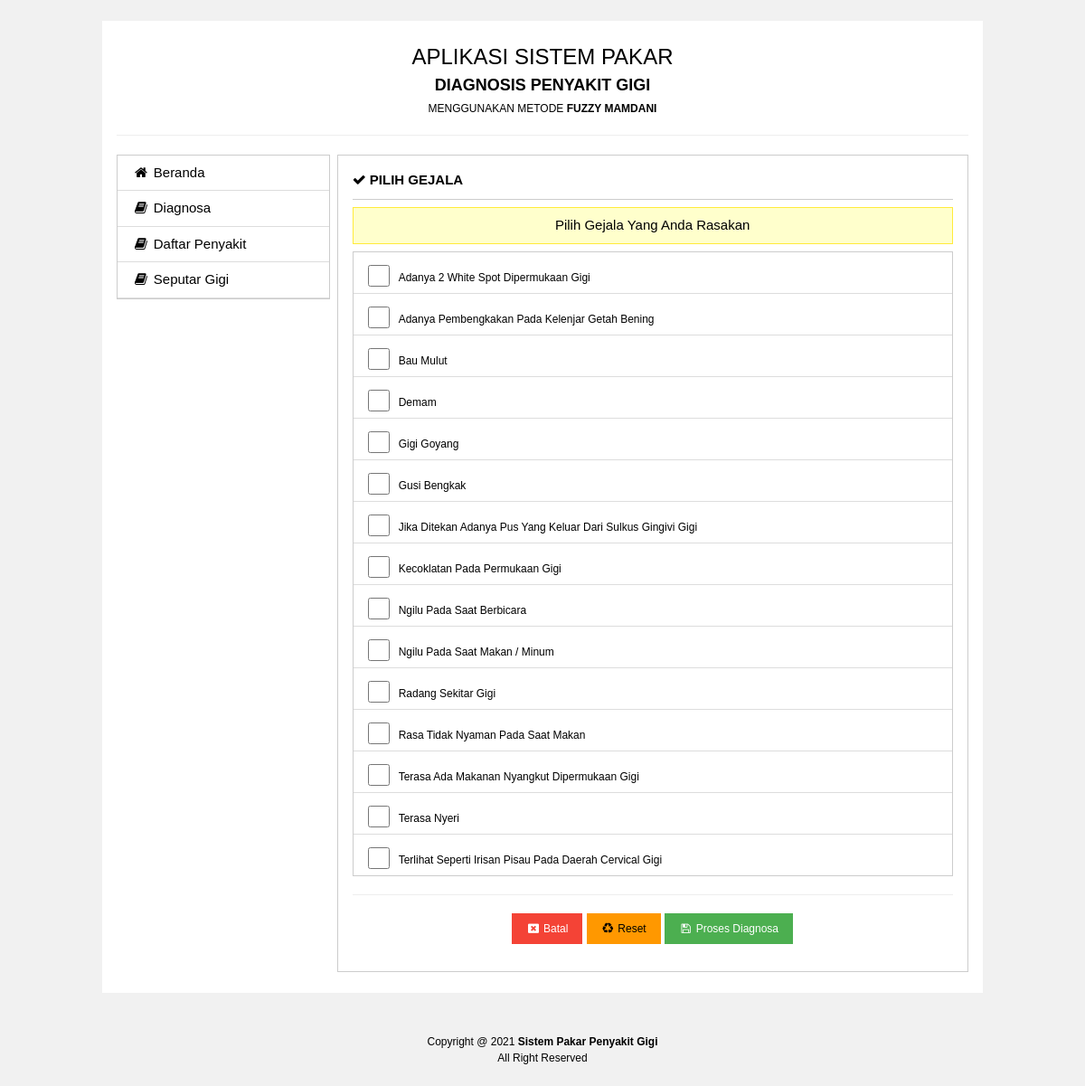
The page /diagnosa_mulai.php on the database its author committed.
### tables this page shows
CREATE TABLE `gejala` (
  `kd_gejala` varchar(30) NOT NULL,
  `gejala` text NOT NULL
);

### diagnosa_mulai.php (the view, shortened to what this page needs)
<!DOCTYPE html>
<html>
<head>
<link rel="stylesheet" href="assets/w3.css">
<link href="assets/plugins/font-awesome/css/font-awesome.min.css" rel="stylesheet">
</head>
<body class="w3-light-gray">
<br>
<div class="w3-container w3-light-gray">
	<div class="w3-row">
    	<div class="w3-col l1">&nbsp;</div>
        <div class="w3-col l10 w3-white">
        	<div class="w3-container"><br>
            	<div class="w3-row">
                	<div class="w3-col l12 w3-center">
                    	<div class="w3-xlarge">APLIKASI SISTEM PAKAR</div>
                        <div class="w3-large"><strong>DIAGNOSIS PENYAKIT GIGI</strong></div>
                        <div class="w3-small" style="margin-top:3px;">MENGGUNAKAN METODE <strong>FUZZY MAMDANI</strong></div>
                    </div>
                </div>
                <hr>
            </div>
            <div class="w3-container">
            	<div class="w3-row">
                	<div class="w3-col l3">
                    	<div>
                        	<ul class="w3-ul w3-hoverable w3-border">
  <a href="index.php" style="text-decoration:none"><li style="border-bottom:1px solid #DDD;"><i class="fa fa-home fa-fw"></i> Beranda</li></a>
  <a href="diagnosa_create.php" style="text-decoration:none"><li style="border-bottom:1px solid #DDD;"><i class="fa fa-book fa-fw"></i> Diagnosa</li></a>
  <a href="penyakit_read.php" style="text-decoration:none"><li style="border-bottom:1px solid #DDD;"><i class="fa fa-book fa-fw"></i> Daftar Penyakit</li></a>
  <a href="informasi_read.php" style="text-decoration:none"><li style="border-bottom:1px solid #DDD;"><i class="fa fa-book fa-fw"></i> Seputar Gigi</li></a>
</ul>
                        </div>
                    </div>
                    <div class="w3-col l9" style="padding-left:8px;">
                    	<div class="w3-border w3-padding">
                        <div class="w3-border-bottom" style="padding-bottom:10px; margin-top:8px;"><strong><i class="fa fa-check"></i> PILIH GEJALA</strong></div>
                        <div class="w3-padding w3-center w3-border w3-border-yellow w3-pale-yellow w3-small" style="margin-top:8px;">
                        <div class="w3-medium">Pilih Gejala Yang Anda Rasakan</div>
                        </div>
<form method="post" name="form" target="_self" action="diagnosa_cek.php">
<ul style="list-style:none; margin-top:8px;" class="w3-ul w3-border">
    <?php
	include "koneksi.php";
	$query=mysqli_query($koneksi, "SELECT * FROM gejala ORDER BY gejala ASC") or die("Query Error..!" .mysql_error);
	while ($row=mysqli_fetch_array($query)){
	?>
    	<li class="w3-small w3-justify"><input style="cursor:pointer" type="checkbox" class="w3-check" name="gejala[]" id="gejala" value="<?php echo $row['kd_gejala'];?>"><span style="margin-left:10px;"><?php echo $row['gejala'];?></span></li>
		 <?php } ?>
         </ul>
         <hr>
  <div class="w3-center">
  <a href="diagnosa_create.php" style="cursor:pointer" class="w3-btn w3-small w3-red"><i class="fa fa-times-rectangle fa-fw"></i> Batal</a> <button type="reset" class="w3-btn w3-small w3-orange"><i class="fa fa-recycle fa-fw"></i> Reset</button> <button type="submit" class="w3-btn w3-small w3-green"><i class="fa fa-save fa-fw"></i> Proses Diagnosa</button>
  </div>
</form>
             <br>
                        </div>
                    </div>
                </div>
            </div><br>
        </div>
        <div class="w3-col l1">&nbsp;</div>
    </div>
</div><br>
<br>
<div class="w3-center w3-small">Copyright @ 2021 <strong>Sistem Pakar Penyakit Gigi</strong><br>
All Right Reserved</div>
<br>
</body>
</html>

### assets/w3.css (style rules this page uses)
*,*:before,*:after { box-sizing:inherit }
html { -ms-text-size-adjust:100%;-webkit-text-size-adjust:100% }
body { margin:0 }
a { background-color:transparent;-webkit-text-decoration-skip:objects }
hr { box-sizing:content-box;height:0;overflow:visible }
button,input,select,textarea { font:inherit;margin:0 }
button,input { overflow:visible }
button,select { text-transform:none }
button,html [type=button],[type=reset],[type=submit] { -webkit-appearance:button }
[type=checkbox],[type=radio] { padding:0 }
html,body { font-family:Verdana,sans-serif;font-size:15px;line-height:1.5 }
html { overflow-x:hidden }
hr { border:0;border-top:1px solid #eee;margin:20px 0 }
a { color:inherit }
.w3-btn,.w3-button { border:none;display:inline-block;padding:8px 16px;vertical-align:middle;overflow:hidden;text-decoration:none;color:inherit;background-color:inherit;text-align:center;cursor:pointer;white-space:nowrap }
.w3-btn,.w3-button { -webkit-touch-callout:none;-webkit-user-select:none;-khtml-user-select:none;-moz-user-select:none;-ms-user-select:none;user-select:none }
.w3-ul { list-style-type:none;padding:0;margin:0 }
.w3-ul li { padding:8px 16px;border-bottom:1px solid #ddd }
.w3-ul li:last-child { border-bottom:none }
.w3-check,.w3-radio { width:24px;height:24px;position:relative;top:6px }
.w3-container:after,.w3-container:before,.w3-panel:after,.w3-panel:before,.w3-row:after,.w3-row:before,.w3-row-padding:after,.w3-row-padding:before, .w3-cell-row:before,.w3-cell-row:after,.w3-clear:after,.w3-clear:before,.w3-bar:before,.w3-bar:after { content:"";display:table;clear:both }
.w3-col,.w3-half,.w3-third,.w3-twothird,.w3-threequarter,.w3-quarter { float:left;width:100% }
@media (min-width:993px) { .w3-col.l1 { width:8.33333% } }
@media (min-width:993px) { .w3-col.l3 { width:24.99999% } }
@media (min-width:993px) { .w3-col.l9 { width:74.99999% } }
@media (min-width:993px) { .w3-col.l10 { width:83.33333% } }
@media (min-width:993px) { .w3-col.l12 { width:99.99999% } }
.w3-container,.w3-panel { padding:0.01em 16px }
.w3-small { font-size:12px!important }
.w3-medium { font-size:15px!important }
.w3-large { font-size:18px!important }
.w3-xlarge { font-size:24px!important }
.w3-justify { text-align:justify!important }
.w3-center { text-align:center!important }
.w3-border { border:1px solid #ccc!important }
.w3-border-bottom { border-bottom:1px solid #ccc!important }
.w3-padding { padding:8px 16px!important }
.w3-green,.w3-hover-green:hover { color:#fff!important;background-color:#4CAF50!important }
.w3-orange,.w3-hover-orange:hover { color:#000!important;background-color:#ff9800!important }
.w3-red,.w3-hover-red:hover { color:#fff!important;background-color:#f44336!important }
.w3-white,.w3-hover-white:hover { color:#000!important;background-color:#fff!important }
.w3-light-grey,.w3-hover-light-grey:hover,.w3-light-gray,.w3-hover-light-gray:hover { color:#000!important;background-color:#f1f1f1!important }
.w3-pale-yellow,.w3-hover-pale-yellow:hover { color:#000!important;background-color:#ffffcc!important }
.w3-border-yellow,.w3-hover-border-yellow:hover { border-color:#ffeb3b!important }

### rows shown on the page
gejala: gejala "Adanya 2 White Spot Dipermukaan Gigi"
gejala: gejala "Adanya Pembengkakan Pada Kelenjar Getah Bening"
gejala: gejala "Bau Mulut"
gejala: gejala "Demam"
gejala: gejala "Gigi Goyang"
gejala: gejala "Gusi Bengkak"
gejala: gejala "Jika Ditekan Adanya Pus Yang Keluar Dari Sulkus Gingivi Gigi"
gejala: gejala "Kecoklatan Pada Permukaan Gigi"
gejala: gejala "Ngilu Pada Saat Berbicara"
gejala: gejala "Ngilu Pada Saat Makan / Minum"
gejala: gejala "Radang Sekitar Gigi"
gejala: gejala "Rasa Tidak Nyaman Pada Saat Makan"
gejala: gejala "Terasa Ada Makanan Nyangkut Dipermukaan Gigi"
gejala: gejala "Terasa Nyeri"
gejala: gejala "Terlihat Seperti Irisan Pisau Pada Daerah Cervical Gigi"
